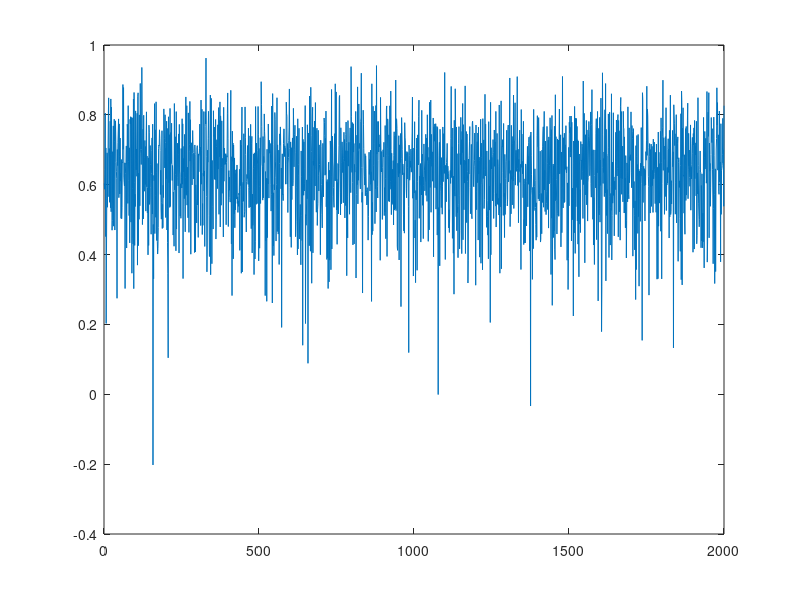
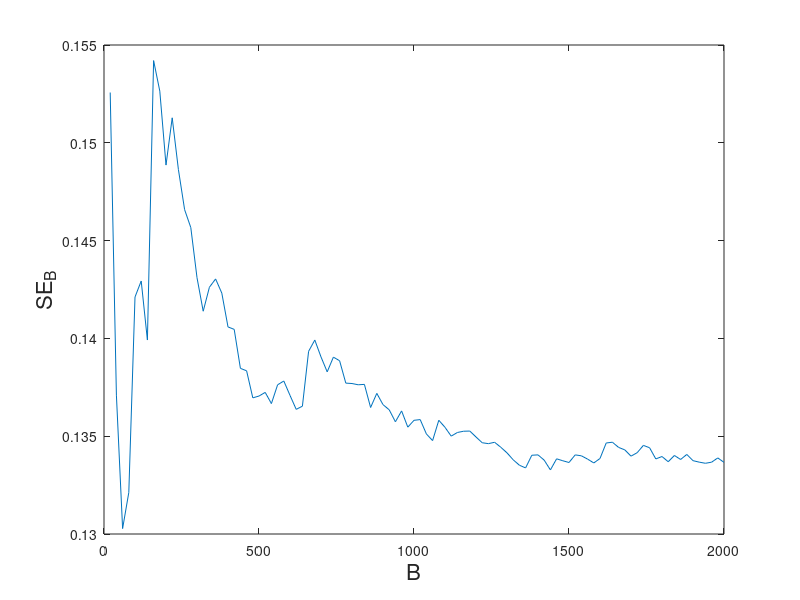

The MATLAB source for these figures, in order:
 %% bootstrap example

x = [94 197 16 38 99 141 23];

%y = [52 104 146 10 51 30 40 27 46];

lx = length(x);

B = 50000;

bx = zeros(B, lx);
for i = 1:B
    bx(i,:) = randsample(x,lx,true);
end

% standard error of mean
semnx = std(mean(bx,2)),

% standard error of median
semdx = std(median(bx,2)),

% true standard error of mean
tsemnx = std(x,1)/sqrt(lx), 


%% Law example
clear;
load hw10_1_data;

n = 15;
m = 2;
ind0 = [72 14 80 22 73 82 29 20 57 51 70 81 23 28 60]; 

x = X(ind0,:);
temp = corrcoef(x(:,1), x(:,2));
cc0 = temp(1,2);

B = 2000;
bx = zeros(n, m, B);
for i = 1:B
    ind = randsample(n, n, 'true');
    bx(:,:,i) = x(ind,:);
end

% corrcoefs
for i = 1:B
    temp = corrcoef(bx(:,1,i), bx(:,2,i));
    cc(i) = temp(1,2);
end

% standard errors
t = B/100:B/100:B;
for k = 1:100
    sdcc(k) = std(cc(1:k*B/100));
end

figure(1);
plot(cc);
figure(2);
plot(t, sdcc);
xlabel('B', 'fontsize', 16);
ylabel('SE_B', 'fontsize', 16);

% bias
bias = mean(cc) - cc0,
